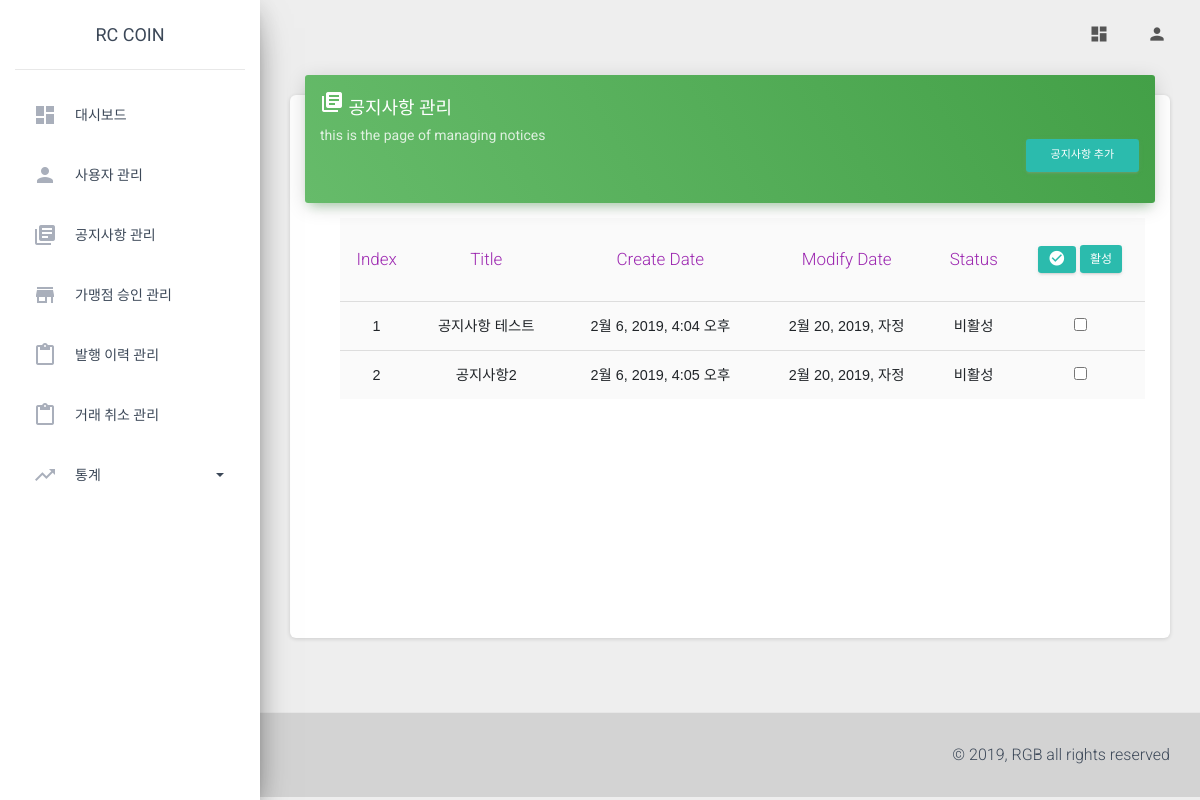
The app's page /operate/notice/ (signed in) with its own data.
### info/models.py (models this page shows)
class Notice(models.Model):
    title = models.CharField('TITLE', max_length=100)
    content = models.TextField('CONTENT')
    writer = models.ForeignKey(User, null=True, on_delete=models.CASCADE)
    create_date = models.DateTimeField('CREATE_DATE', auto_now_add=True)
    modify_date = models.DateTimeField('MODIFY_DATE', auto_now=True)
    status = models.CharField('STATUS', max_length=1, default='Y')

### operate/views.py (the view, shortened to what this page needs)
    def wrapper(*args, **kwargs):
        request = args[0]
        request_url = request.resolver_match.url_name
        key = 'admin_name'
        context = {}
        if key in request.session:
            if bool(request.session['admin_name'] == 'admin_server') & bool(request_url != 'network') & bool(request_url != 'dashboard'):
                return redirect('operate:dashboard')
            elif bool(request.session['admin_name'] == 'admin') & bool(request_url == 'network') & bool(request_url != 'dashboard'):
                return redirect('operate:dashboard')
            else:
                return fn(request)
        else:
            context['main'] = 'main'
            return render(request, 'operate/manage_main.html', {'main': 'main'})

### operate/views.py (called while the page is built, shortened)
def login_required(fn):
    def wrapper(*args, **kwargs):
        request = args[0]
        request_url = request.resolver_match.url_name
        key = 'admin_name'
        context = {}
        if key in request.session:
            if bool(request.session['admin_name'] == 'admin_server') & bool(request_url != 'network') & bool(request_url != 'dashboard'):
                return redirect('operate:dashboard')
            elif bool(request.session['admin_name'] == 'admin') & bool(request_url == 'network') & bool(request_url != 'dashboard'):
                return redirect('operate:dashboard')
            else:
                return fn(request)
        else:
            context['main'] = 'main'
            return render(request, 'operate/manage_main.html', {'main': 'main'})
    return wrapper

@login_required
def manage_notice(request):
    context = {}
    context['notice_list'] = Notice.objects.all()
    return render(request, 'operate/manage_notice.html', (context))

### operate/templates/operate/manage_notice.html (shortened to what this page needs)
{% extends './base.html' %}
{% block content %}
  <div class="content" style="margin-top: 35px;">
    <div class="container-fluid">
      <div class="row">
        <div class="col-md-12">
          <div class="card">
            <div class="card-header card-header-success">
              <h4 class="card-title "><i class="material-icons">library_books</i>&nbsp;공지사항 관리</h4>
              <p class="card-category">this is the page of managing notices
                <a href="{% url 'operate:notice_add' %}" class="btn btn-default btn-sm my-3" style=" padding: 1% 3% 1% 3%; float: right;">공지사항 추가</a>
              </p>
            </div>
            <div class="card-body scrollbar scrollbar-primary" style="height: 400px!important;">
              <div class="table table-hover table-border">
                <table class="table table-border">
                  <thead class=" text-primary" align="center">
                    <th>Index</th>
                    <th>Title</th>
                    <th>Create Date</th>
                    <th>Modify Date</th>
                    <th>Status</th>
                    <th>
                      <a class="btn btn-default btn-sm my-3 select_all" style="padding: 5px 10px 5px 10px; margin: 0 0 0 0;" data-type="false"><i class="material-icons">check_circle</i></a>
                      <a href="#layer" class="btn_layer_pop btn btn-default" class="btn btn-default btn-sm my-3" style="padding: 5.5px 10px 5.5px 10px; margin: 0 0 0 0;">활성</a>
                    </th>
                  </thead>
                  <tbody>
                    {% for notice in notice_list %}
                      <tr align="center">
                        <td class="notice_id" onClick="location.href='{% url "operate:notice_edit" notice_id=notice.id %}'">{{ notice.id }}</td>
                        <td class="title{{ notice.id }}" onClick="location.href='{% url "operate:notice_edit" notice_id=notice.id %}'">{{ notice.title }}</td>
                        <td onClick="location.href='{% url "operate:notice_edit" notice_id=notice.id %}'">{{ notice.create_date }}</td>
                        <td onClick="location.href='{% url "operate:notice_edit" notice_id=notice.id %}'">{{ notice.modify_date }}</td>
                        {% if notice.status == 'Y' %}
                        <td onClick="location.href='{% url "operate:notice_edit" notice_id=notice.id %}'">활성</td>
                        {% else %}
                        <td onClick="location.href='{% url "operate:notice_edit" notice_id=notice.id %}'">비활성</td>
                        {% endif %}
                        <td><input name="box" class="box" data="{{ notice.id }}" type="checkbox"></td>
                      </tr>
                    {% endfor %}
                  </tbody>
                </table>
              </div>
            </div>
          </div>
        </div>
      </div>
    </div>
  </div>
{% endblock content %}

### operate/templates/operate/base.html (style rules this page uses)
.scrollbar { margin-left: 30px; float: left; height: 400px; width: 96%; background: #fff; overflow-y: scroll; margin-bottom: 35px; }

### operate/templates/operate/manage_notice.html (style rules this page uses)
* { margin: 0; padding: 0; }
.table-border tr > td { font-family: Arial, Helvetica, sans-serif; }

### records on screen
Notice: id "1", title "공지사항 테스트", create_date "2월 6, 2019, 4:04 오후", modify_date "2월 20, 2019, 자정", status "비활성"
Notice: id "2", title "공지사항2", create_date "2월 6, 2019, 4:05 오후", modify_date "2월 20, 2019, 자정", status "비활성"
